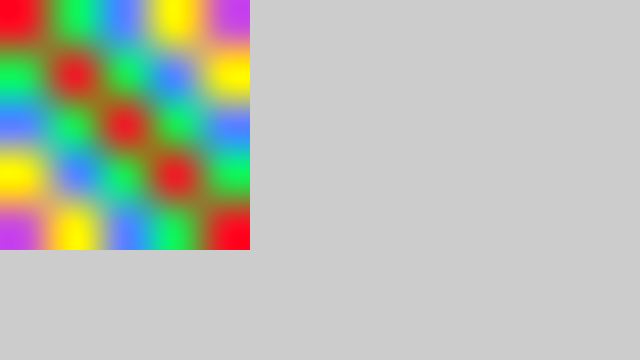
Frame 1 (no input)
Frame 60 (the mouse pressed at the canvas centre just before this capture): identical to frame 1, image omitted
Frame 120 (the mouse held since frame 60 and released just before this capture): identical to frame 1, image omitted

The Processing sketch that drew this single still picture (run headless with seeded random() and noise(); from frame 60 on, the mouse is pressed at the canvas centre):

// Processing sketch: receive_processing
// ── receive_processing.pde
String str = "237 30 84 255 205 30 237 30 84 255 84 30 237 30 84 255 84 30 237 30 205 255 84 30 237 28 230 135 242 85 230 28 230 135 242 135 230 28 230 135 242 135 230 28 230 85 242 135 230 28 36 86 255 0 207 86 36 86 255 0 255 86 36 86 255 0 255 86 36 86 207 0 255 86 36";;     // Data received from the serial port
int dimension = 25;

void setup()
{
size(640,360);
}

void draw()
{

int[] allpixelsagain = int(split(str,' '));
//println(allpixelsagain);

  int[] redagain = new int[dimension];
  int[] greenagain = new int[dimension];
  int[] blueagain = new int[dimension];
    for (int i = 0; i < dimension; i++) {
  redagain[i] = allpixelsagain[i];
}
    for (int i = dimension; i < dimension*2; i++) {
  greenagain[i-dimension] = allpixelsagain[i];
}
  for (int i = dimension*2; i < dimension*3; i++) {
  blueagain[i-dimension*2] = allpixelsagain[i];
}

PImage newimg = createImage(5, 5, RGB);
newimg.loadPixels();
for (int i = 0; i < newimg.pixels.length; i++) {
  newimg.pixels[i] = color(redagain[i], greenagain[i], blueagain[i]); 
}
newimg.updatePixels();
image(newimg, 0, 0, newimg.width*50, newimg.height*50);

}
